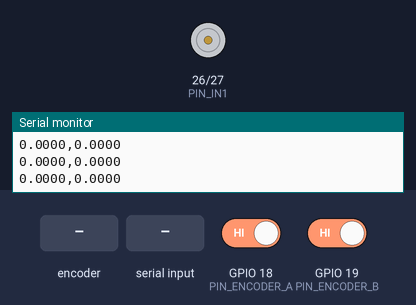
Bench run of a sketch on a simulated ESP32. Parts: motor-driver pin pairs drawn as motors (green arrow = first pin HIGH = forward, orange = second pin HIGH = backward, longer = more drive, scaled by the enable pin), the last lines printed to the serial monitor. The test bench sets the inputs (shaded band); at power-on: GPIO 18 (PIN_ENCODER_A) HIGH, GPIO 19 (PIN_ENCODER_B) HIGH.

Above: at 1.2 s.
1.3 s: rotary encoder on GPIO 18 (PIN_ENCODER_A) / GPIO 19 (PIN_ENCODER_B) turned 1 step (first pin leading)
4.5 s: "5\n" received over Serial
At 5.24 s:
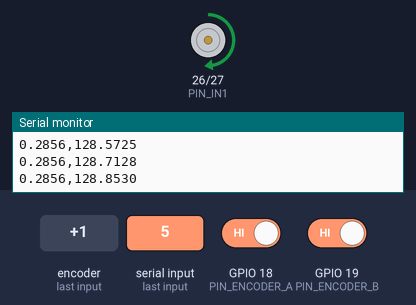
7.5 s: "90,45\n" received over Serial
At 7.9 s:
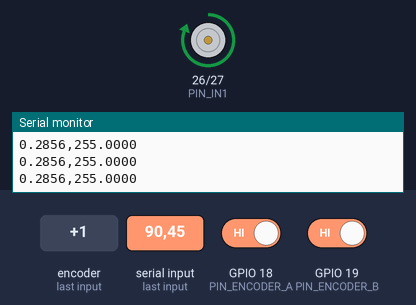
Timing chart, 0 to 10.5 s (numbered marks = the images above; inputs shaded):
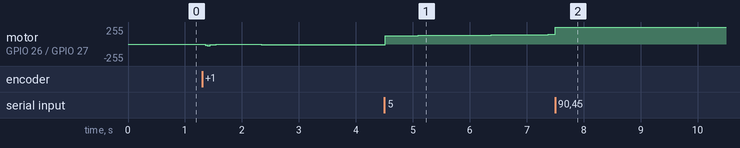

The sketch:

pid_2.ino
```cpp
// PID control for motor with encoder on ESP32 using FreeRTOS
// - TaskPID: control loop (2 ms)
// - TaskSerial: read setpoint from Serial and print debug
// Wiring: see comments above

#include <Arduino.h>


// ---------------------- PINOUT (ajusta según tu placa) ----------------------
const int PIN_ENCODER_A = 18;   // Encoder channel A
const int PIN_ENCODER_B = 19;   // Encoder channel B

// L298N pins (ENA = PWM, IN1/IN2 = direction)
const int PIN_PWM_EN = 25;      // ENA -> PWM (LEDC)
const int PIN_IN1     = 26;     // IN1
const int PIN_IN2     = 27;     // IN2

// ---------------------- LEDC PWM configuration ------------------------------
const int PWM_FREQ = 20000;     // 20 kHz
const int PWM_RES  = 8;         // 8-bit (0-255)
const int PWM_CHANNEL = 0;      // LEDC channel

// ---------------------- Model & Control params ------------------------------
volatile long Np = 0;           // Pulses counter (updated in ISR)

portMUX_TYPE muxEncoder = portMUX_INITIALIZER_UNLOCKED; // para ISR/crítico

// Conversión pulsos -> unidades (usa la que tú uses: grados o rad)
const float R = 0.1428f;        // resolución por pulso (ejemplo)
const float alpha = 0.05f;      // filtro derivada

// PID gains (del original)
const float kp = 1.25f;
const float kd = 0.25f;
const float ki = 0.07f;

// Variables compartidas (protegidas con mutex)
float th_des = 0.0f;            // consigna (setpoint)
float th_actual_debug = 0.0f;   // para imprimir desde TaskSerial
float pwm_debug = 0.0f;         // para imprimir

SemaphoreHandle_t xMutexConsigna = NULL;

// ---------------------- ISR del encoder (IRAM) ------------------------------
void IRAM_ATTR isrEncoderA() {
  // leer B para decidir incremento/decremento
  portENTER_CRITICAL_ISR(&muxEncoder);
  if (digitalRead(PIN_ENCODER_B) == LOW) Np++;
  else Np--;
  portEXIT_CRITICAL_ISR(&muxEncoder);
}

void IRAM_ATTR isrEncoderB() {
  portENTER_CRITICAL_ISR(&muxEncoder);
  if (digitalRead(PIN_ENCODER_A) == HIGH) Np++;
  else Np--;
  portEXIT_CRITICAL_ISR(&muxEncoder);
}

// ---------------------- Tarea PID (control) --------------------------------
void TaskPID(void *pvParameters) {
  (void) pvParameters;

  // Variables locales de la tarea
  float th = 0.0f, thp = 0.0f;
  float dth_d = 0.0f, dth_f = 0.0f;
  float e = 0.0f, de = 0.0f, inte = 0.0f;
  float u = 0.0f, usat = 0.0f;
  float PWMval = 0.0f;
  long Np_local = 0;

  const int dt_ms = 2;                 // 2 ms ~ 2000 us (igual que tu Arduino)
  const float dt = dt_ms * 0.001f;     // dt en segundos

  TickType_t xLastWakeTime = xTaskGetTickCount();

  for (;;) {
    // espera periódica determinista
    vTaskDelayUntil(&xLastWakeTime, pdMS_TO_TICKS(dt_ms));

    // lectura rápida y segura del encoder
    portENTER_CRITICAL(&muxEncoder);
    Np_local = Np;
    portEXIT_CRITICAL(&muxEncoder);

    // Leer consigna (protegido por mutex)
    float target;
    if (xSemaphoreTake(xMutexConsigna, (TickType_t) 5) == pdTRUE) {
      target = th_des;
      xSemaphoreGive(xMutexConsigna);
    } else {
      target = th; // si falla mutex, mantener target previo
    }

    // Conversión y cálculo
    th = R * (float)Np_local;
    dth_d = (th - thp) / dt;
    dth_f = alpha * dth_d + (1.0f - alpha) * dth_f;

    // PID
    e = target - th;
    de = -dth_f;                   // derivada del error si setpoint constante
    inte = inte + (e * dt);

    // ANTI-WINDUP: limitar integral
    const float INTE_MAX = 100.0f; // ajusta según tu sistema
    if (inte > INTE_MAX) inte = INTE_MAX;
    if (inte < -INTE_MAX) inte = -INTE_MAX;

    u = kp*e + kd*de + ki*inte;

    // Saturación a voltaje +/-12V
    usat = constrain(u, -12.0f, 12.0f);

    // Escala a PWM 0-255 (aprox 255/12 = 21.25)
    PWMval = usat * 21.25f;
    int pwm_out = (int)fabs(PWMval);
    if (pwm_out > 255) pwm_out = 255;

    // Actuación en L298N:
    // - Si PWMval > 0: IN1 = HIGH, IN2 = LOW -> PWM en ENA
    // - Si PWMval < 0: IN1 = LOW, IN2 = HIGH -> PWM en ENA
    if (PWMval > 0.5f) {
      digitalWrite(PIN_IN1, HIGH);
      digitalWrite(PIN_IN2, LOW);
      ledcWrite(PWM_CHANNEL, pwm_out);
    } else if (PWMval < -0.5f) {
      digitalWrite(PIN_IN1, LOW);
      digitalWrite(PIN_IN2, HIGH);
      ledcWrite(PWM_CHANNEL, pwm_out);
    } else {
      // Stop / brake: poner PWM 0 y ambas entradas en LOW (o OPEN) según tu L298N
      ledcWrite(PWM_CHANNEL, 0);
      digitalWrite(PIN_IN1, LOW);
      digitalWrite(PIN_IN2, LOW);
    }

    thp = th;

    // actualizar variables para debug/imprimir
    th_actual_debug = th;
    pwm_debug = PWMval;
  }
}

// ---------------------- Tarea Serial (baja prioridad) ------------------------
void TaskSerial(void *pvParameters) {
  (void) pvParameters;
  String inputString = "";
  for (;;) {
    vTaskDelay(pdMS_TO_TICKS(20)); // cada 20 ms (no saturar Serial)

    // Lectura de Serial (consigna)
    if (Serial.available() > 0) {
      inputString = Serial.readStringUntil('\n');
      float nueva_cons = inputString.toFloat();
      if (xSemaphoreTake(xMutexConsigna, (TickType_t) 10) == pdTRUE) {
        th_des = nueva_cons;
        xSemaphoreGive(xMutexConsigna);
      }
    }

    // Imprimir valores para Plotter o debug
    // Formato: posición, pwm
    Serial.print(th_actual_debug, 4);
    Serial.print(",");
    Serial.println(pwm_debug, 4);
  }
}

// ---------------------- Setup y creación de tareas --------------------------
void setup() {
  // Serial
  Serial.begin(115200);
  delay(50);

  // Pines encoder
  pinMode(PIN_ENCODER_A, INPUT_PULLUP);
  pinMode(PIN_ENCODER_B, INPUT_PULLUP);

  // Pines L298N
  pinMode(PIN_IN1, OUTPUT);
  pinMode(PIN_IN2, OUTPUT);
  pinMode(PIN_PWM_EN, OUTPUT);

  // PWM (LEDC)
  ledcSetup(PWM_CHANNEL, PWM_FREQ, PWM_RES);
  ledcAttachPin(PIN_PWM_EN, PWM_CHANNEL);
  ledcWrite(PWM_CHANNEL, 0); // inicio 0

  // Interrupciones (usar digitalPinToInterrupt)
  attachInterrupt(digitalPinToInterrupt(PIN_ENCODER_A), isrEncoderA, RISING);
  attachInterrupt(digitalPinToInterrupt(PIN_ENCODER_B), isrEncoderB, RISING);

  // Mutex para la consigna
  xMutexConsigna = xSemaphoreCreateMutex();
  if (xMutexConsigna == NULL) {
    Serial.println("ERROR: No se pudo crear mutex");
    while (1) delay(1000);
  }

  // Crear tareas (se fijan prioridades: PID > Serial)
  xTaskCreatePinnedToCore(
    TaskPID, "PID_Control", 4096, NULL, 3, NULL, 1
  );

  xTaskCreatePinnedToCore(
    TaskSerial, "Serial_Com", 4096, NULL, 1, NULL, 1
  );

  Serial.println("Sistema PID RTOS iniciado en ESP32");
}

void loop() {
  // No usamos loop, FreeRTOS maneja tareas. Para liberar recursos:
  vTaskDelete(NULL);
}
```
